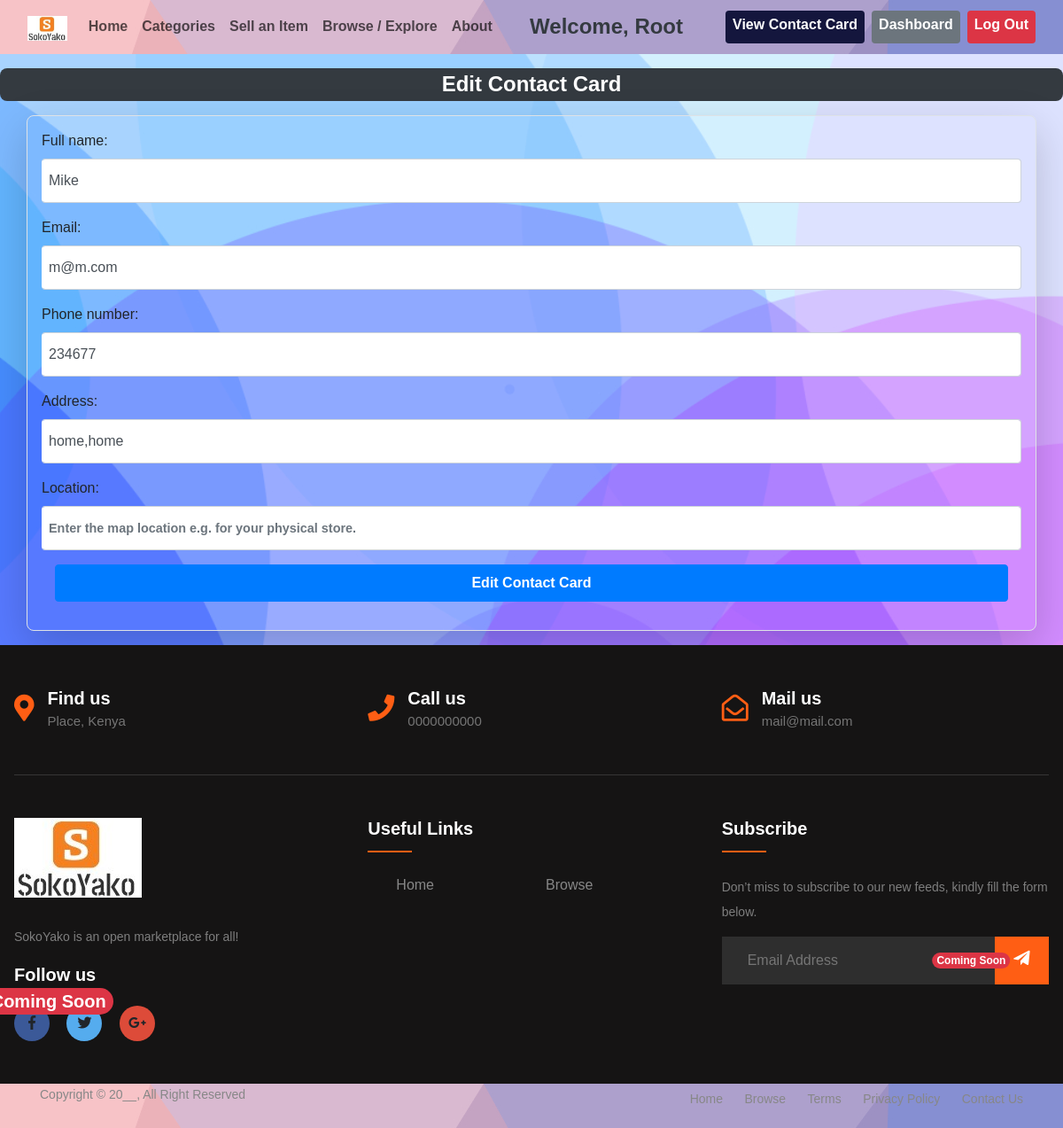
/edit-contact-card/ (signed in), run on an earlier commit of the app's database.
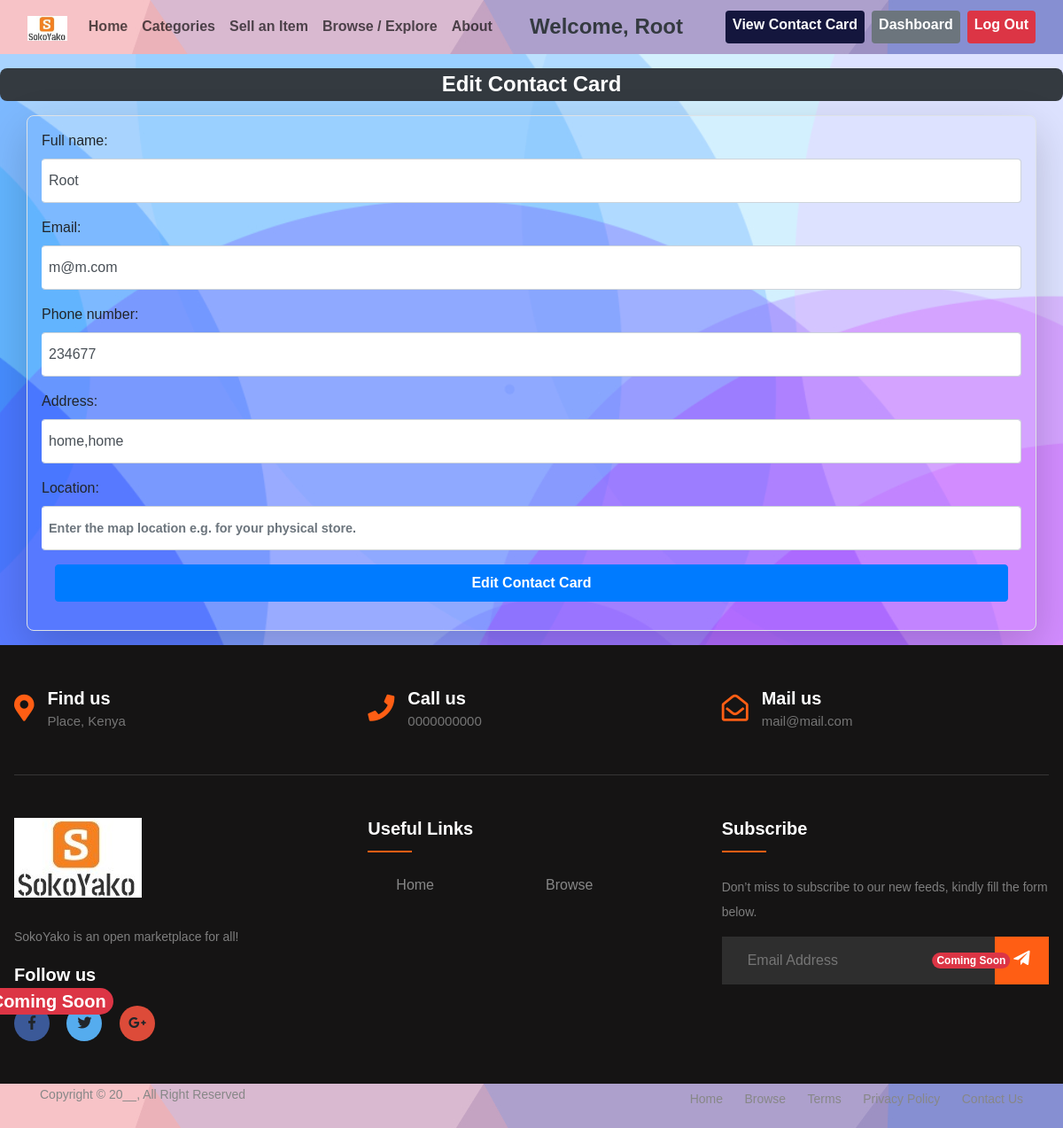
And on a later commit of the database.
### base/models.py (models this page shows, shortened)
class ContactCard(models.Model):
    user = models.OneToOneField(User, on_delete=models.CASCADE)
    full_name = models.CharField(max_length=60)
    phone_number = models.CharField(max_length=15)
    email = models.EmailField()
    address = models.CharField(max_length=60)
    location = models.CharField(max_length=400, blank=True, null=True)

### base/views.py (the view)
# urls.py: path('edit-contact-card/', views.edit_contact_card, name='edit_contact_card'),
def edit_contact_card(request):
    user = request.user
    contact_card = get_object_or_404(ContactCard, user=user)
    if request.method == 'POST':
        form = EditContactCardForm(request.POST, instance=contact_card)
        if form.is_valid():
            form.save()
            messages.success(request, 'Contact Card updated successfully.')
            return redirect('base:view_contact_card')
    else:
        form = EditContactCardForm(instance=contact_card)
    return render(request, 'create_contact_card.html', {
        'form': form,
        'title': 'Edit Contact Card',
        'contact_card': contact_card
    })

### base/templates/create_contact_card.html (shortened to what this page needs)
{% extends 'layout.html' %}
{% load static %}
{% block data %}
    <h1 class="my-3 fs-3 text-center text-white fs-4 fw-bolder bg-dark p-1 rounded-3"> {{ title}}</h1>
    <div class="container justify-content-center align-items-center shadow-lg my-3 border border-light-subtle rounded-3 p-3">
        <form method="post" action=".">
            {{ form.as_p }}
            <div class="form-group col-lg-12 mx-auto mb-3">
                <button type="submit" class="btn btn-primary btn-block py-2">
                    <span class="font-weight-bold">{{ title}}</span>
                </button>
            </div>
        </form>
    </div>
{% endblock %}

What changed in the data, as far as the page shows it:
changed ContactCard "m@m.com": full_name "Mike" → "Root"
